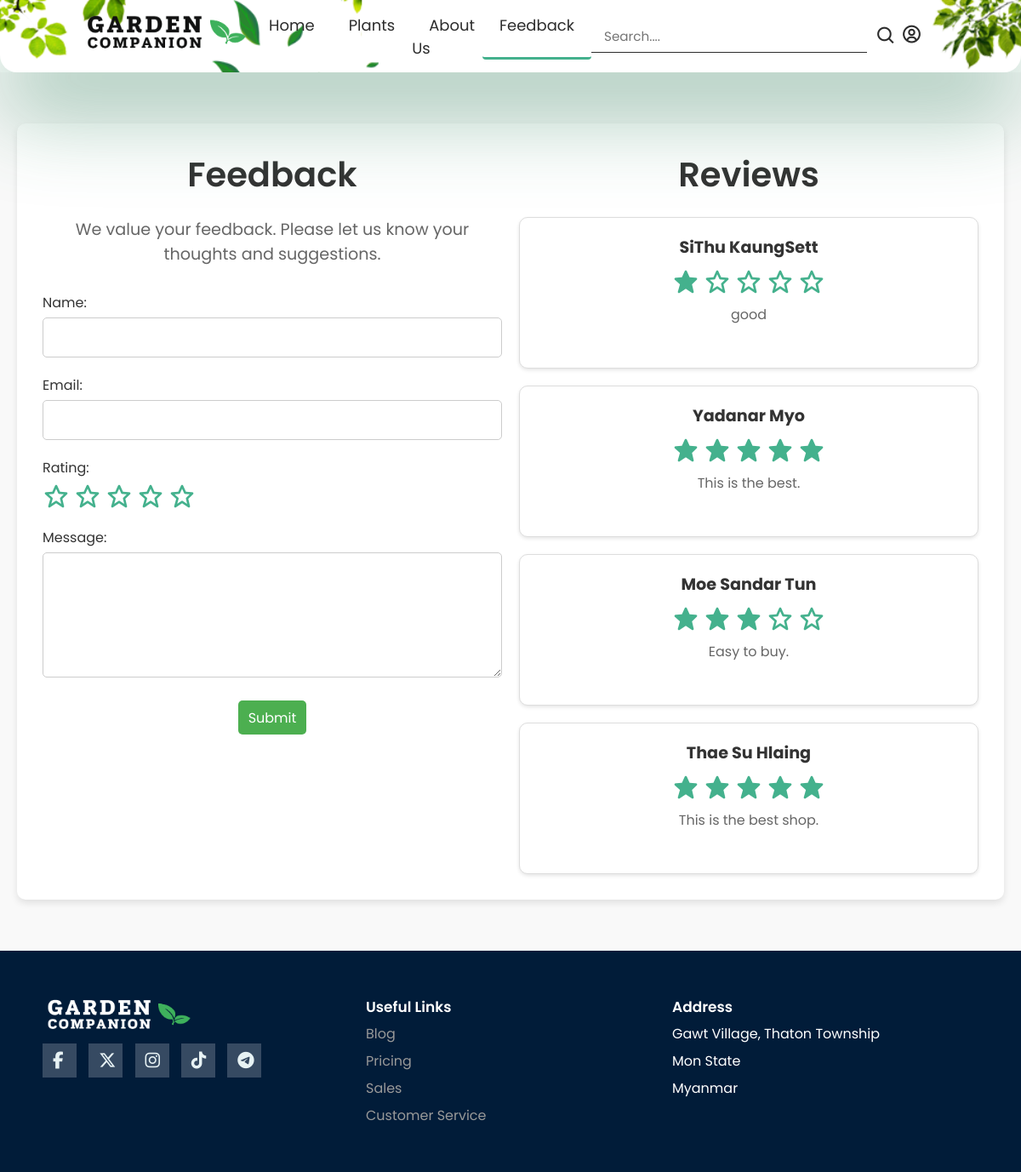
Page /feedback.php on the committed database.
### tables this page shows
CREATE TABLE `feedback` (
  `feedback_id` int(100) NOT NULL,
  `u_name` varchar(50) NOT NULL,
  `email` varchar(50) NOT NULL,
  `feedback_text` text NOT NULL,
  `star` int(10) NOT NULL
);

### feedback.php (the view, shortened to what this page needs)
<?php
include('includes/header.php');
include('admin/config/dbcon.php');
$query = "SELECT u_name, feedback_text, star FROM feedback ORDER BY feedback_id DESC LIMIT 4";
$result = $con->query($query);
$feedbacks = [];
if ($result->num_rows > 0) {
    while ($row = $result->fetch_assoc()) {
        $feedbacks[] = $row;
    }
}
?>
<header>
  <a href="index.php" class="logo"><img src="assets/logo/logo1.png" alt=""></a>
  <ul class="navmenu">
    <li><a href="index.php">Home</a></li>
    <li><a href="plants.php">Plants</a></li>
    <li><a href="aboutus.php">About Us</a></li>
    <li class="active"><a href="feedback.php">Feedback</a></li>
  </ul>
  <div class="nav-icon">
    <input class="search-input" type="search" id="searchBox" placeholder="Search...." maxlength="50">
    <button class="search-button" type="submit">
      <i class='bx bx-search'></i>
    </button>
    <?php
    if (isset($_SESSION['auth_user'])) {
      $cartCount = isset($_SESSION['cart']) ? count($_SESSION['cart']) : 0;
      echo "<a href='cart.php' class='cart-icon'>
              <i class='bx bx-cart'></i>";
      if ($cartCount > 0) {
          echo "<span class='cart-badge'>$cartCount</span>";
      }
      echo "</a>";
      echo "<a href='logout.php'><i class='bx bx-log-out'></i></a>";
  } else {
  ?>
      <a href="adlogin.php"><i class='bx bx-user-circle'></i></a>
  <?php
  }
  ?>
  </div>
</header>
<section class="feedback-section">
  <div class="container">
    <div class="feedback-left">
      <h2>Feedback</h2>
      <p>We value your feedback. Please let us know your thoughts and suggestions.</p>
      <form action="submit_feedback.php" method="POST" class="feedback-form">
        <div class="form-group">
          <label for="name">Name:</label>
          <input type="text" id="name" name="name" required>
        </div>
        <div class="form-group">
          <label for="email">Email:</label>
          <input type="email" id="email" name="email" required>
        </div>
        <div class="form-group">
          <label for="rating">Rating:</label>
          <div class="star-rating">
            <i class='bx bx-star bx-flip-horizontal' style='color:#44b18d' data-value="1"></i>
            <i class='bx bx-star bx-flip-horizontal' style='color:#44b18d' data-value="2"></i>
            <i class='bx bx-star bx-flip-horizontal' style='color:#44b18d' data-value="3"></i>
            <i class='bx bx-star bx-flip-horizontal' style='color:#44b18d' data-value="4"></i>
            <i class='bx bx-star bx-flip-horizontal' style='color:#44b18d' data-value="5"></i>
          </div>
        </div>
        <div class="form-group">
          <label for="message">Message:</label>
          <textarea id="message" name="message" rows="5" required></textarea>
        </div>
        <button type="submit" class="submit-btn">Submit</button>
      </form>
    </div>
    <div class="feedback-right">
      <h2>Reviews</h2>
      <div class="reviews">
        <?php foreach ($feedbacks as $feedback): ?>
          <div class="review-card">
            <h3><?php echo htmlspecialchars($feedback['u_name']); ?></h3>
            <div class="star-rating">
              <?php for ($i = 1; $i <= 5; $i++): ?>
                <?php if ($i <= $feedback['star']): ?>
                  <i class='bx bxs-star bx-flip-horizontal' style='color:#44b18d'></i>
                <?php else: ?>
                  <i class='bx bx-star bx-flip-horizontal' style='color:#44b18d'></i>
                <?php endif; ?>
              <?php endfor; ?>
            </div>
            <p><?php echo htmlspecialchars($feedback['feedback_text']); ?></p>
          </div>
        <?php endforeach; ?>
      </div>
    </div>
  </div>
</section>
<?php include('includes/footer.php'); ?>

### includes/header.php (shortened to what this page needs)
<!DOCTYPE html>
<html lang="en">
<head>
    <link rel="stylesheet" href="assets/css/style.css">
    <link rel="stylesheet" href="assets/css/product.css">
    <link rel="stylesheet" href="assets/css/moredetail.css">
    <link rel="stylesheet" href="assets/css/footer.css">
    <link rel="stylesheet" href="assets/css/cart.css">
    <link rel="stylesheet" href="assets/css/aboutus.css">
    <link href='https://unpkg.com/boxicons@2.1.4/css/boxicons.min.css' rel='stylesheet'>
</head>
<body>

### includes/footer.php
<footer class="footer">
    <div class="footer-left">
        <img src="assets/logo/logo_white.png" alt="">
        <div class="socials">
            <a href="#"><i class="fa fa-facebook"></i></a>
            <a href="#"><i class="fa-brands fa-x-twitter"></i></a>
            <a href="#"><i class="fa-brands fa-instagram"></i></a>
            <a href="#"><i class="fa-brands fa-tiktok"></i></a>
            <a href="#"><i class="fa-brands fa-telegram"></i></a>
        </div>
    </div>
    <ul class="footer-right">
        <li class="features">
            <h2>Useful Links</h2>
            <ul class="box">
                <li><a href="#">Blog</a></li>
                <li><a href="#">Pricing</a></li>
                <li><a href="#">Sales</a></li>
                <li><a href="#">Customer Service</a></li>
            </ul>
        </li>
        <li>
            <h2>Address</h2>
            <ul class="box">
                <li>Gawt Village, Thaton Township</li>
                <li>Mon State</li>
                <li>Myanmar</li>
            </ul>
        </li>
    </ul>
</footer>
</body>
</html>

### assets/css/style.css (style rules this page uses)
* { margin: 0; padding: 0; box-sizing: border-box; scroll-behavior: smooth; font-family: 'Poppins', sans-serif; list-style: none; text-decoration: none; }
header { position: relative; width: 100%; top: 0; right: 0; z-index: 1000; display: flex; align-items: center; justify-content: space-between; padding: 10px 8%; background: url(../logo/navbg.png); background-size: cover; border-bottom-right-radius: 20px; border-bottom-left-radius: 20px; box-shadow: rgba(53, 132, 96, 0.459) 0px 48px 100px 0px; }
.logo img { max-width: 200px; height: auto; }
.navmenu { display: flex; }
.navmenu a { color: #2c2c2c; font-size: 18px; text-transform: capitalize; padding: 10px 20px; font-weight: 400; transition: all .42s ease; }
.navmenu li.active { border-bottom: 3px solid #44b18d; border-radius: 4px; }
.nav-icon { display: flex; align-items: center; }
.nav-icon i { margin-right: 20px; color: #2c2c2c; font-size: 25px; font-weight: 400; transition: all .42s ease; }
.nav-icon .search-button { width: 30px; background: transparent; border: none; cursor: pointer; font-size: 0.85em; padding-top: 0.25em; }
.nav-icon .search-input { padding: 7px 15px; margin-right: 10px; font-size: 0.95em; border: none; color: #2c2c2c; background: transparent; border-bottom: 1px solid #2c2c2c; }
.feedback-section { padding: 60px 20px; background: #f9f9f9; }
.feedback-section .container { display: flex; justify-content: space-between; max-width: 1200px; margin: 0 auto; background: #fff; padding: 30px; border-radius: 10px; box-shadow: 0 4px 8px rgba(0, 0, 0, 0.1); }
.feedback-left { flex: 1; margin-right: 20px; }
.feedback-right { flex: 1; }
.feedback-section h2 { text-align: center; font-size: 2.5rem; color: #333; margin-bottom: 20px; }
.feedback-section p { text-align: center; font-size: 1.2rem; color: #666; margin-bottom: 30px; }
.feedback-form .form-group { margin-bottom: 20px; }
.feedback-form label { display: block; font-size: 1rem; color: #333; margin-bottom: 5px; }
.feedback-form input, .feedback-form textarea { width: 100%; padding: 10px; font-size: 1rem; border: 1px solid #ccc; border-radius: 5px; box-sizing: border-box; }
.feedback-form .submit-btn { display: block; margin: 0 auto; background: #4CAF50; color: #fff; width: 30px; height: 30px; border: none; border-radius: 5px; font-size: 1rem; cursor: pointer; transition: background 0.3s ease-in-out; display: flex; align-items: center; justify-content: center; padding: 20px 40px; }
.star-rating { display: flex; gap: 5px; }
.star-rating i { font-size: 2rem; cursor: pointer; transition: color 0.3s ease-in-out; }
.reviews { display: flex; flex-direction: column; gap: 20px; }
.review-card { background: #fff; border: 1px solid #ddd; border-radius: 10px; padding: 20px; box-shadow: 0 2px 4px rgba(0, 0, 0, 0.1); box-sizing: border-box; text-align: center; }
.review-card h3 { font-size: 1.2rem; color: #333; margin-bottom: 10px; }
.review-card .star-rating { pointer-events: none; justify-content: center; }
.review-card p { font-size: 1rem; color: #666; margin-top: 10px; }

### assets/css/product.css (style rules this page uses)
header { position: relative; }
button { border: none; background: none; color: #fff; font-size: 18px; cursor: pointer; width: 100%; }
.nav-icon { position: relative; }

### assets/css/footer.css (style rules this page uses)
footer { display: -webkit-flex; display: -moz-flex; display: -ms-flex; display: -o-flex; display: flex; flex-flow: row wrap; padding: 50px; color: #fff; background-color: #011c39; }
.footer > * { flex: 1 100%; }
.footer-left { margin-right: 1.25em; margin-bottom: 2em; }
.footer-left img { width: 50%; }
h2 { font-weight: 600; font-size: 17px; }
.footer ul { list-style: none; padding-left: 0; }
.footer li { line-height: 2em; }
.footer a { text-decoration: none; }
.footer-right { display: -webkit-flex; display: -moz-flex; display: -ms-flex; display: -o-flex; display: flex; flex-flow: row wrap; }
.footer-right > * { flex: 1 50%; margin-right: 1.25em; }
.box a { color: #999; }
.socials a { background: #364a62; width: 40px; height: 40px; display: inline-block; margin-right: 10px; }
.socials a i { color: #e7f2f4; padding: 10px 12px; font-size: 20px; }
@media screen and (min-width: 600px) { .footer-right > * { flex: 1; } }
@media screen and (min-width: 600px) { .footer-left { flex: 1 0px; } }
@media screen and (min-width: 600px) { .footer-right { flex: 2 0px; } }

### rows in the picture
feedback: u_name "SiThu KaungSett", star 1 (drawn), feedback_text "good"
feedback: u_name "Yadanar Myo", star 5 (drawn), feedback_text "This is the best."
feedback: u_name "Moe Sandar Tun", star 3 (drawn), feedback_text "Easy to buy."
feedback: u_name "Thae Su Hlaing", star 5 (drawn), feedback_text "This is the best shop."
